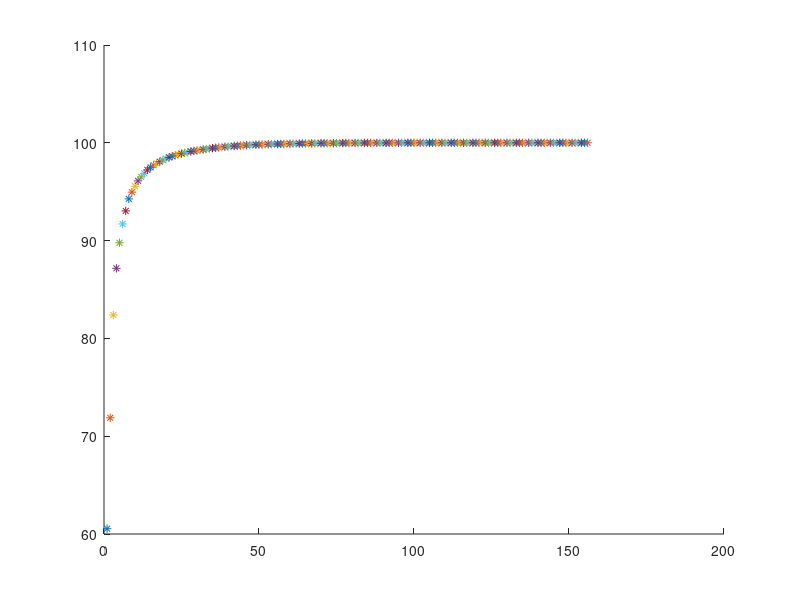

Here is the MATLAB script that generated this plot: (Note: this script raises an error after producing the figure.)
%%%%%%%%%%%%%%%%%%%%%%%%%%%%%%%%%%%%%%%%%%%%%%%%%%%%%%%%%%%%%%%%%%%%%%%%%%% 
%   Here is the package to prepprocessing function to partition the 
% total data into two parts -- training data and test data. 
% 
%   Input: ds.mat
% 
%   Output: X_training.mat and X_test.mat
% 
%   Parameters: training_percentage: the percentage of training data(if 
%             it is 0.1,means training data=100,test data=900)
%               dimentionAfterPCA: new dimention after PCA,if we want 
%             visualize it in plot,choose it as 3.
%                
% 
%   Notation:  1: training_percentage is in range(0,1). 
%              2: The size of X_traing and X_test is (d+1)*n.
%              where d is the dimension of the data after PCA, 
%              n is the number of data, the last row of the data is the 
%              true lable of the corresponding data.

%%%%%%%%%%%%%%%%%%%%%%%%%%%%%%%%%%%%%%%%%%%%%%%%%%%%%%%%%%%%%%%%%%%%%%%%%%%

clc;    % Clear command window.
clear;  % Delete all variables.
close all;  % Close all figure windows except those created by imtool.


%% Load  the feature vectors for each types
load ds;
label = ds.output;
fileId = ds.fileId;
fileClassId = ds.fileClassId;
X = ds.input;
label_name = ds.outputName;
file = ds.file;

%% Set the Parameters
training_percentage = 0.8;
dimentionAfterPCA = 20;

%% Set the label for each classifier
label_X1 = (label == 1);
label_X2 = (label == 2);
label_X3 = (label == 3);
label_X4 = (label == 4);
label_X5 = (label == 5);
label_X6 = (label == 6);
label_X7 = (label == 7);
label_X8 = (label == 8);
label_X9 = (label == 9);
label_X10 = (label == 10);

X1 = X(:,label_X1);
X2 = X(:,label_X2);
X3 = X(:,label_X3);
X4 = X(:,label_X4);
X5 = X(:,label_X5);
X6 = X(:,label_X6);
X7 = X(:,label_X7);
X8 = X(:,label_X8);
X9 = X(:,label_X9);
X10 = X(:,label_X10);


%% PCA for model reduction if necessary
% covariance: 156*156 matrix and each column is the coefficients for one
%             component.
% eigvalue_vector: 156*1,vector of eigen values.
% variance_proportion: 156*1 vector of percentage of total variance.
[covariance, eigvalue_vector, variance_proportion] = pcacov(cov(X'));

% reconstruction matrix (156*dimentionAfterPCA)
rec_matrix = covariance(:,1:dimentionAfterPCA);

% data after dimention reduction 
X1_afterPCA = rec_matrix'*X1;
X2_afterPCA = rec_matrix'*X2;
X3_afterPCA = rec_matrix'*X3;
X4_afterPCA = rec_matrix'*X4;
X5_afterPCA = rec_matrix'*X5;
X6_afterPCA = rec_matrix'*X6;
X7_afterPCA = rec_matrix'*X7;
X8_afterPCA = rec_matrix'*X8;
X9_afterPCA = rec_matrix'*X9;
X10_afterPCA = rec_matrix'*X10;

% plot the variance proportion figure
tmp = 0;
figure(1);
hold on;
for i = 1:1:length(variance_proportion)
    tmp = tmp +variance_proportion(i);
    plot(i,tmp,'*');
end
hold off;

% Project the data into 3D,need to set the dimentionAfterPCA to 3
% figure(2);
% hold on;
% scatter3(X1_afterPCA(1,:,:),X1_afterPCA(2,:,:),X1_afterPCA(3,:,:),'g','filled');
% scatter3(X2_afterPCA(1,:,:),X2_afterPCA(2,:,:),X2_afterPCA(3,:,:),'r');
% scatter3(X3_afterPCA(1,:,:),X3_afterPCA(2,:,:),X3_afterPCA(3,:,:),'b');
% scatter3(X4_afterPCA(1,:,:),X4_afterPCA(2,:,:),X4_afterPCA(3,:,:),'y');
% scatter3(X5_afterPCA(1,:,:),X5_afterPCA(2,:,:),X5_afterPCA(3,:,:),'m');
% scatter3(X6_afterPCA(1,:,:),X6_afterPCA(2,:,:),X6_afterPCA(3,:,:),'c');
% scatter3(X7_afterPCA(1,:,:),X7_afterPCA(2,:,:),X7_afterPCA(3,:,:),'k');
% scatter3(X8_afterPCA(1,:,:),X8_afterPCA(2,:,:),X8_afterPCA(3,:,:),'d');
% scatter3(X9_afterPCA(1,:,:),X9_afterPCA(2,:,:),X9_afterPCA(3,:,:),'d','filled');
% scatter3(X10_afterPCA(1,:,:),X10_afterPCA(2,:,:),X10_afterPCA(3,:,:),'*');
% hold off;

%% Construct the training data and test data
% add the label to each data
X1_afterPCA=[X1_afterPCA;ones(1,100)];
X2_afterPCA=[X2_afterPCA;2*ones(1,100)];
X3_afterPCA=[X3_afterPCA;3*ones(1,100)];
X4_afterPCA=[X4_afterPCA;4*ones(1,100)];
X5_afterPCA=[X5_afterPCA;5*ones(1,100)];
X6_afterPCA=[X6_afterPCA;6*ones(1,100)];
X7_afterPCA=[X7_afterPCA;7*ones(1,100)];
X8_afterPCA=[X8_afterPCA;8*ones(1,100)];
X9_afterPCA=[X9_afterPCA;9*ones(1,100)];
X10_afterPCA=[X10_afterPCA;10*ones(1,100)];


% add the test data for each label

split_point = round(100*training_percentage);
seq = randperm(100);

X1_training = X1_afterPCA(:,seq(1:split_point));
X1_test = X1_afterPCA(:,seq(split_point+1:end));

X2_training = X2_afterPCA(:,seq(1:split_point));
X2_test = X2_afterPCA(:,seq(split_point+1:end));

X3_training = X3_afterPCA(:,seq(1:split_point));
X3_test = X3_afterPCA(:,seq(split_point+1:end));

X4_training = X4_afterPCA(:,seq(1:split_point));
X4_test = X4_afterPCA(:,seq(split_point+1:end));

X5_training = X5_afterPCA(:,seq(1:split_point));
X5_test = X5_afterPCA(:,seq(split_point+1:end));

X6_training = X6_afterPCA(:,seq(1:split_point));
X6_test = X6_afterPCA(:,seq(split_point+1:end));

X7_training = X7_afterPCA(:,seq(1:split_point));
X7_test = X7_afterPCA(:,seq(split_point+1:end));

X8_training = X8_afterPCA(:,seq(1:split_point));
X8_test = X8_afterPCA(:,seq(split_point+1:end));

X9_training = X9_afterPCA(:,seq(1:split_point));
X9_test = X9_afterPCA(:,seq(split_point+1:end));

X10_training = X10_afterPCA(:,seq(1:split_point));
X10_test = X10_afterPCA(:,seq(split_point+1:end));

% stack all the test data and training data
X_training=[X1_training,X2_training, X3_training, X4_training, X5_training ...
           X6_training, X7_training, X8_training, X9_training, X10_training];

X_test=[X1_test, X2_test, X3_test, X4_test, X5_test ...
           X6_test ,X7_test, X8_test, X9_test, X10_test];
     
X_train_1 = X_training(1:end-1,:);
label_train = X_training(end,:);
X_test_1 = X_test(1:end-1,:);
label_test =X_test(end,:);

labels = label_train';

num_ouput = 10;
labels_vector = 0.*ones(num_ouput, size(labels, 1));
for n = 1: size(labels, 1)
    labels_vector(labels(n), n) = 1;
end



hidden_num = 6;
learningRate = 0.01;
% normalization 
X_train_mean =mean(X_train_1,2);
X_train_std = std(X_train_1')';
X_train_std = repmat(X_train_std,[1 800]);
X_train_1 = X_train_1-repmat(X_train_mean,[1 800]);
X_train_1 = X_train_1./X_train_std;

hidden_vector3 =[]; train_error3 =[]; test_error3 =[];

for i = 1:17
    hidden_num = 4 + (i-1)*1;
    [w, v] = Train_Neural_Network(X_train_1,labels_vector,hidden_num,learningRate);


    X_train_mean =mean(X_test_1,2);
    X_train_std = std(X_test_1')';
    X_train_std = repmat(X_train_std,[1 200]);
    X_test_1 = X_test_1-repmat(X_train_mean,[1 200]);
    X_test_1 = X_test_1./X_train_std;

    test_e = compute_training_error(X_test_1,label_test',w,v);
     train_e = compute_training_error(X_train_1,label_train',w,v);

% training_error
    fprintf('hidden units number: %d  train_e %f test error: %f\n',hidden_num,train_e,test_e);
    hidden_vector3 = [hidden_vector3;hidden_num];
    train_error3 = [train_error3;train_e];
    test_error3 = [test_error3;test_e];
    
end

